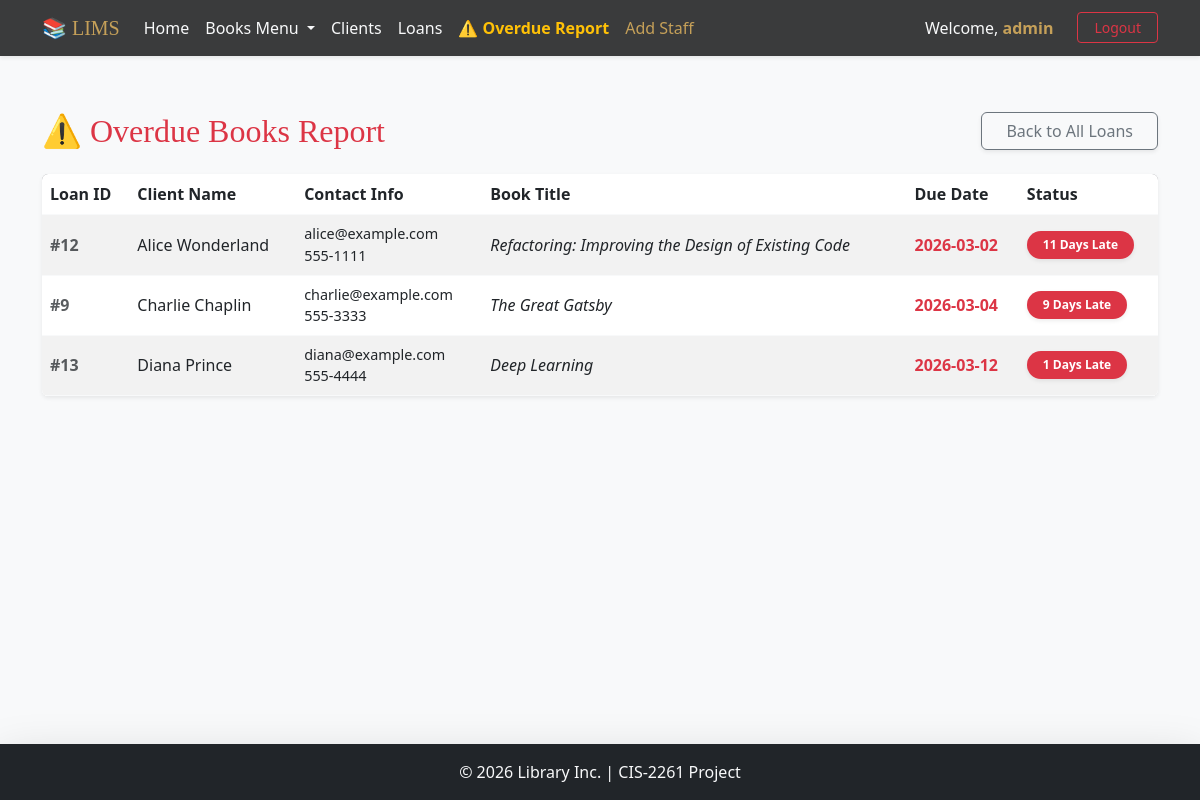
The app's page /index.php?page=loans_overdue (signed in) with its own data.
### tables this page shows
CREATE TABLE `loans` (
  `id` int(11) NOT NULL,
  `book_id` int(11) NOT NULL,
  `client_id` int(11) NOT NULL,
  `loan_date` date NOT NULL,
  `due_date` date NOT NULL,
  `return_date` date DEFAULT NULL
);

CREATE TABLE `clients` (
  `id` int(11) NOT NULL,
  `name` varchar(100) NOT NULL,
  `email` varchar(100) DEFAULT NULL,
  `phone` varchar(20) DEFAULT NULL
);

CREATE TABLE `books` (
  `id` int(11) NOT NULL,
  `title` varchar(200) NOT NULL,
  `type` varchar(50) NOT NULL,
  `publisher` varchar(100) NOT NULL,
  `supplier_id` int(11) DEFAULT NULL
);

### app/controllers/LoanController.php (called while the page is built, shortened)
<?php
require_once __DIR__ . '/../config/config.php';
class LoanController {
    private $loanModel;
    public function __construct() {
        $this->loanModel = new LoanModel();
    }
    public function overdue() {
        $overdueLoans = $this->loanModel->getOverdueLoans();
        include __DIR__ . '/../views/loans/overdue.php';
    }
}
?>

### app/config/config.php (called while the page is built, shortened)
<?php
spl_autoload_register(function($class) {
    $file = APP_PATH . 'models/' . $class . '.php';
});
?>

### app/models/LoanModel.php (called while the page is built, shortened)
<?php
require_once __DIR__ . '/../config/database.php';
class LoanModel {
    private $conn;
    private $table = 'loans';
    public function __construct() {
        $database = new Database();
        $this->conn = $database->getConnection();
    }
    public function getOverdueLoans() {
        $query = "SELECT l.id, l.loan_date, l.due_date,
                         b.title as book_title,
                         c.name as client_name, c.phone, c.email,
                         DATEDIFF(CURRENT_DATE, l.due_date) as days_overdue
                  FROM " . $this->table . " l
                  JOIN books b ON l.book_id = b.id
                  JOIN clients c ON l.client_id = c.id
                  WHERE l.return_date IS NULL AND l.due_date < CURRENT_DATE
                  ORDER BY l.due_date ASC";
        $stmt = $this->conn->prepare($query);
        $stmt->execute();
        return $stmt->fetchAll();
    }
}
?>

### app/config/database.php (called while the page is built, shortened)
<?php
class Database {
    private $host = 'localhost';
    private $db_name = 'lims';
    private $username = 'root';
    private $password = '';
    public function getConnection() {
        $this->conn = null;
        try {
            $this->conn = new PDO(
                "mysql:host=" . $this->host . ";dbname=" . $this->db_name,
                $this->username,
                $this->password
            );
            $this->conn->setAttribute(PDO::ATTR_ERRMODE, PDO::ERRMODE_EXCEPTION);
            $this->conn->setAttribute(PDO::ATTR_DEFAULT_FETCH_MODE, PDO::FETCH_ASSOC);
        } catch(PDOException $e) {
            echo "Connection Error: " . $e->getMessage();
        }
        return $this->conn;
    }
}
?>

### app/views/loans/overdue.php (the view, shortened to what this page needs)
<?php include __DIR__ . '/../layout/header.php'; ?>
    <div class="d-flex justify-content-between align-items-center mb-4 mt-2">
        <h2 class="mb-0 text-danger" style="font-family: Georgia, serif;">⚠️ Overdue Books Report</h2>
        <a href="index.php?page=loans" class="btn btn-outline-secondary px-4 shadow-sm">Back to All Loans</a>
    </div>
    <div class="table-responsive shadow-sm rounded">
        <table class="table table-striped table-hover mb-0 align-middle border-light">
            <thead class="text-white" style="background-color: #8a8d91;">
            <tr>
                <th>Loan ID</th>
                <th>Client Name</th>
                <th>Contact Info</th>
                <th>Book Title</th>
                <th>Due Date</th>
                <th>Status</th>
            </tr>
            </thead>
            <tbody class="bg-white">
            <?php if (!empty($overdueLoans)): ?>
                <?php foreach ($overdueLoans as $loan): ?>
                    <tr>
                        <td class="fw-bold text-muted">#<?= htmlspecialchars($loan['id']) ?></td>
                        <td class="fw-medium text-dark"><?= htmlspecialchars($loan['client_name']) ?></td>
                        <td style="font-size: 0.9em;">
                            <?= htmlspecialchars($loan['email'] ?? 'No email') ?><br>
                            <?= htmlspecialchars($loan['phone'] ?? 'No phone') ?>
                        </td>
                        <td class="fst-italic"><?= htmlspecialchars($loan['book_title']) ?></td>
                        <td class="text-danger fw-bold"><?= htmlspecialchars($loan['due_date']) ?></td>
                        <td>
                            <span class="badge bg-danger rounded-pill px-3 py-2 shadow-sm">
                                <?= htmlspecialchars($loan['days_overdue']) ?> Days Late
                            </span>
                        </td>
                    </tr>
                <?php endforeach; ?>
            <?php endif; ?>
            </tbody>
        </table>
    </div>
<?php include __DIR__ . '/../layout/footer.php'; ?>

### app/views/layout/header.php (style rules this page uses)
body { display: flex; flex-direction: column; min-height: 100vh; }

### records on screen
loans: id "12", client.name "Alice Wonderland", client.email "alice@example.com", client.phone "555-1111", book.title "Refactoring: Improving the Design of Existing Code", due_date "2026-03-02", days_overdue "11"
loans: id "9", client.name "Charlie Chaplin", client.email "charlie@example.com", client.phone "555-3333", book.title "The Great Gatsby", due_date "2026-03-04", days_overdue "9"
loans: id "13", client.name "Diana Prince", client.email "diana@example.com", client.phone "555-4444", book.title "Deep Learning", due_date "2026-03-12", days_overdue "1"

### other values on screen
$_SESSION['username'] "admin"
